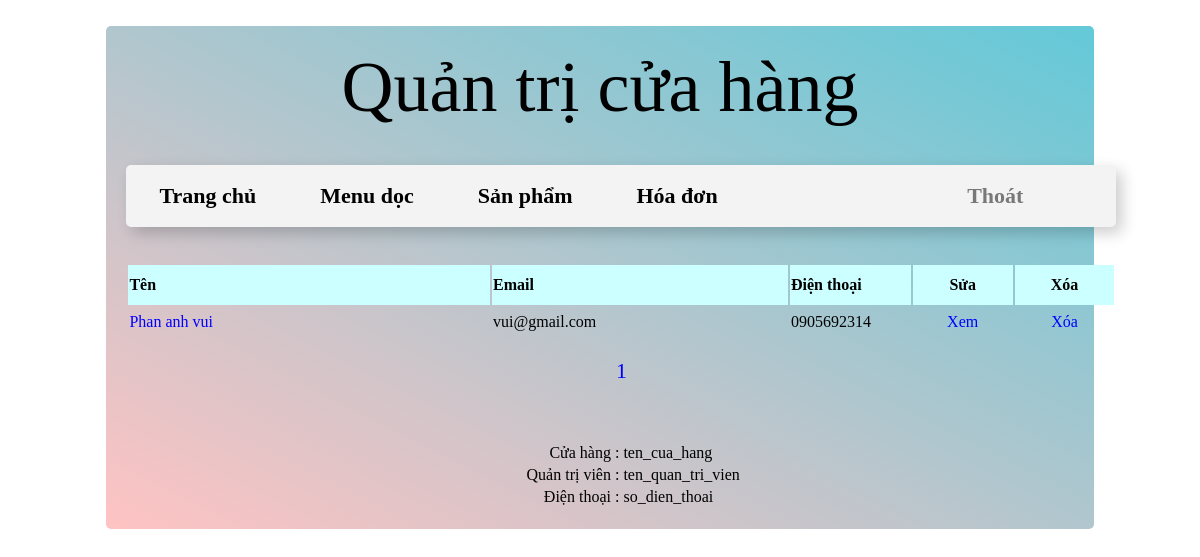
Screenshot of /quan_tri/index.php?thamso=hoa_don (signed in) with the database file from the repository.
### tables this page shows
CREATE TABLE `hoa_don` (
  `id` int(11) NOT NULL,
  `ten_nguoi_mua` varchar(256) NOT NULL,
  `email` varchar(256) NOT NULL,
  `dia_chi` mediumtext NOT NULL,
  `dien_thoai` varchar(256) NOT NULL,
  `noi_dung` mediumtext NOT NULL,
  `hang_duoc_mua` mediumtext NOT NULL
);

### quan_tri/chuc_nang/hoa_don/quan_ly_hoa_don.php (the view, shortened to what this page needs)
<?php
	$so_dong_tren_mot_trang=20;
	$tv="select count(*) from hoa_don";
	$tv_1=mysqli_query($cnn, $tv);
	$tv_2=mysqli_fetch_array($tv_1);
	$so_trang=ceil($tv_2[0]/$so_dong_tren_mot_trang);
	$vtbd=($_GET['trang']-1)*$so_dong_tren_mot_trang;
	$tv="select * from hoa_don order by id desc limit $vtbd,$so_dong_tren_mot_trang";
	$tv_1=mysqli_query($cnn, $tv);
?>
<table width="990px" class="tb_a1" >
	<tr style="background:#CCFFFF;height:40px;" >
		<td width="370px" ><b>Tên</b></td>
		<td width="300px" ><b>Email</b></td>
		<td width="120px" ><b>Điện thoại</b></td>
		<td align="center" width="100px" ><b>Sửa</b></td>
		<td align="center" width="100px" ><b>Xóa</b></td>
	</tr>
	<?php
		while($tv_2=mysqli_fetch_array($tv_1))
		{
			$id=$tv_2['id'];
			$ten=$tv_2['ten_nguoi_mua'];
			$email=$tv_2['email'];
			$dien_thoai=$tv_2['dien_thoai'];
			$link_xem="?thamso=xem_hoa_don&id=".$id."&trang=".$_GET['trang'];
			$link_xoa="?xoa_hoa_don=co&id=".$id;
			?>
				<tr class="a_1" >
					<td>
						<a href="<?php echo $link_xem; ?>" class="lk_a1" ><?php echo $ten; ?></a>
					</td>
					<td>
						<?php echo $email; ?>
					</td>
					<td>
						<?php echo $dien_thoai; ?>
					</td>
					<td align="center" >
						<a href="<?php echo $link_xem; ?>" class="lk_a1" >Xem</a>
					</td>
					<td align="center" >
						<a href="<?php echo $link_xoa; ?>" class="lk_a1" >Xóa</a>
					</td>
				</tr>
			<?php
		}
	?>
	<tr>
		<td colspan="5" align="center" >
			<br>
			<?php
				for($i=1;$i<=$so_trang;$i++)
				{
					$link_phan_trang="?thamso=hoa_don&trang=".$i;
					echo "<a href='$link_phan_trang' class='phan_trang' >";
						echo $i;
					echo "</a> ";
				}
			?>
			<br><br>
		</td>
	</tr>
</table>

### quan_tri/giao_dien/giao_dien.css (style rules this page uses)
table.tb_a1 tr.a_1 { height:30px; }
a.lk_a1 { text-decoration:none;color:blue; }
a.phan_trang { text-decoration:none;color:blue;font-size:22px; }

### rows the page displays
hoa_don: ten_nguoi_mua "Phan anh vui", email "vui@gmail.com", dien_thoai "0905692314"
